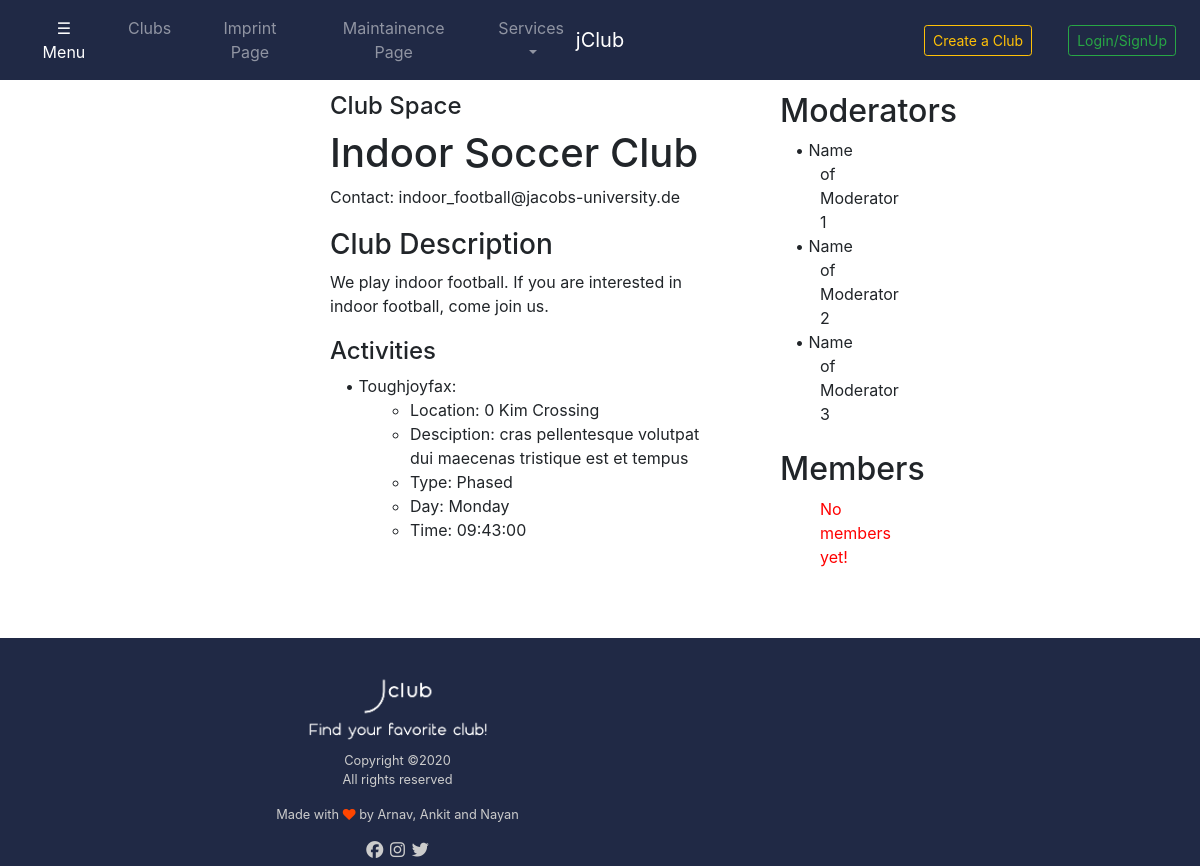
The page /5_Input_Component/public_html/result.php?name=Indoor Soccer Club&begin=0000-00-00 on the database its author committed.
### tables this page shows
CREATE TABLE CLUB (
	club_id INT AUTO_INCREMENT,
	club_name VARCHAR(100) NOT NULL,
	club_description TEXT NOT NULL,
	club_contact VARCHAR(50) NOT NULL,
	club_begin DATE NOT NULL,
	club_rating decimal(2,1),
	sports TINYINT,
	other_clubs TINYINT,
	arts TINYINT,
	dance TINYINT,
	outreach_and_fellowship TINYINT,
	PRIMARY KEY (club_id),
	CONSTRAINT check_club_rating CHECK (club_rating >=0 AND club_rating<=5)
);

CREATE TABLE ORGANIZES (
	club_id INT NOT NULL,
	activity_id INT UNIQUE,
	PRIMARY KEY (club_id, activity_id),
	FOREIGN KEY (club_id) REFERENCES CLUB(club_id)
		ON DELETE CASCADE
		ON UPDATE CASCADE,
	FOREIGN KEY (activity_id) REFERENCES ACTIVITY(activity_id)
		ON DELETE CASCADE
		ON UPDATE CASCADE
);

CREATE TABLE ACTIVITY (
	activity_id INT AUTO_INCREMENT,
	activity_name VARCHAR(50) NOT NULL,
	activity_location VARCHAR(50),
	activity_desc VARCHAR (300),
	activity_type VARCHAR(50),
	activity_day VARCHAR(50),
	activity_time TIME(0),
	optional_activity TINYINT,
	mandatory_activity TINYINT,
	PRIMARY KEY (activity_id),
	CONSTRAINT only_one_value 
		CHECK ((optional_activity=0 || mandatory_activity=0) AND NOT (optional_activity=1 AND mandatory_activity=1)) 
);

### 5_Input_Component/public_html/includes/function-in.php (called while the page is built, shortened)
<?php
function getactinfo1($conn, $clid)
{
    $sql  = "SELECT activity_id FROM ORGANIZES WHERE club_id=?;";
    $prestate = mysqli_stmt_init($conn);
    mysqli_stmt_prepare($prestate, $sql);
    mysqli_stmt_bind_param($prestate, "i", $clid);
    mysqli_stmt_execute($prestate);
    $result = mysqli_stmt_get_result($prestate);
    return $result;
}

### 5_Input_Component/public_html/result.php (the view, shortened to what this page needs)
<?php
include_once 'head.php';
?>
<link rel="stylesheet" href="css/c.css">
<?php
include_once 'nav.php';
?>
<?php
if ($_GET['name'] || $_GET['begin']) {
    $name = $_GET['name'];
    $begin = $_GET['begin'];
}
require_once 'includes/dbh-in.php';
require_once 'includes/function-in.php';
$sql = "SELECT * FROM CLUB WHERE club_name='$name' AND club_begin='$begin'";
$result = mysqli_query($conn, $sql);
if ($row = mysqli_fetch_assoc($result)) {
    $clubinfo = $row;
    $clubid = $row['club_id'];
} else {
    header("location: index.php?error=noclub");
    exit();
}
?>
<section id="yourClubLandingPage">
    <div class="right">
        <div id="moderators_name">
            <h2>Moderators</h2>
            <ul class="dot">
                <li>Name of Moderator 1</li>
                <li>Name of Moderator 2</li>
                <li>Name of Moderator 3</li>
            </ul>
        </div>
        <br>
        <div id="members_name">
            <h2>Members</h2>
            <ul class="dot">
                <?php
                $cid = $clubid;
                require_once 'includes/meminfsearch.php';
                ?>
            </ul>
        </div>
    </div>
    <div class="left">
        <div class="intro">
            <h4>Club Space</h4>
            <?php
            echo "<h1>" . $clubinfo["club_name"] . "</h1>";
            echo "Contact: " . $clubinfo["club_contact"] . "<br>";
            ?>
        </div>
        <div class="clubDescription">
            <h3>Club Description</h3>
            <?php
            echo $clubinfo['club_description'];
            ?>
        </div>
        <div class="activities">
            <h4>Activities</h4>
            <ul class="dot">
                <?php
                require_once 'includes/activinfosearch.php';
                ?>
            </ul>
        </div>
    </div>
</section>
<?php
include_once 'footer.php';
?>

### 5_Input_Component/public_html/includes/activinfosearch.php
<?php
$clubidres = getactinfo1($conn, $cid);
while ($row = mysqli_fetch_assoc($clubidres)) {
$sql = "SELECT * FROM ACTIVITY WHERE activity_id = ?;";
$prestate = mysqli_stmt_init($conn);
if (!mysqli_stmt_prepare($prestate, $sql)) {
header("location: ../activity.php?error=prestatefailed");
exit();
}
mysqli_stmt_bind_param($prestate, "i", $row['activity_id']);
mysqli_stmt_execute($prestate);
$resultdata = mysqli_stmt_get_result($prestate);
$actin = mysqli_fetch_assoc($resultdata);
echo "<li>". $actin['activity_name'] . ":</li>";
echo "<ul>
    <li>Location: " . $actin['activity_location'] . "</li>";
    echo "<li>Desciption: " . $actin['activity_desc'] . "</li>";
    echo "<li>Type: " . $actin['activity_type'] . "</li>";
    echo "<li>Day: " . $actin['activity_day'] . "</li>";
    echo "<li>Time: " . $actin['activity_time'] . "</li>
</ul>";
}

### 5_Input_Component/public_html/css/styles.css (style rules this page uses)
html { scroll-behavior: smooth; width: 100%; overflow-x: hidden; }
body { text-align: center; }
h3 { font-weight: bold; font-size: 1.5rem; }

### 5_Input_Component/public_html/css/c.css (style rules this page uses)
html { scroll-behavior: smooth; width: 100%; overflow-x: hidden; }
#yourClubLandingPage { padding-top: 50px; padding-left: 300px; padding-right: 300px; }
body { text-align: center; }
.left { position: absolute; left: 0%; width: 75%; position: relative; text-align: left; padding-top: 7%; padding-bottom: 16%; padding-left: 5%; padding-right: 5%; margin-bottom: 0; }
.right { text-align: left; position: relative; float: right; width: 25%; height: 100%; border: 0; padding-top: 7%; padding-bottom: 16%; padding-left: 5%; padding-right: 5%; }
ul { margin: 0; }
ul.dot { list-style-type: none; }
ul.dot>li { text-indent: -25px; }
ul.dot>li:before { content: "• "; text-indent: -5px; }
.clubDescription { position: relative; text-align: left; padding-top: 5%; }
.activities { position: relative; text-align: left; padding-top: 5%; }

### rows shown on the page
club: club_name "Indoor Soccer Club", club_contact "indoor_football@jacobs-university.de", club_description "We play indoor football. If you are interested in indoor football, come join us."
organizes: activity.activity_name "Toughjoyfax", activity.activity_location "0 Kim Crossing", activity.activity_desc "cras pellentesque volutpat dui maecenas tristique est et tempus", activity.activity_type "Phased", activity.activity_day "Monday", activity.activity_time "09:43:00"
